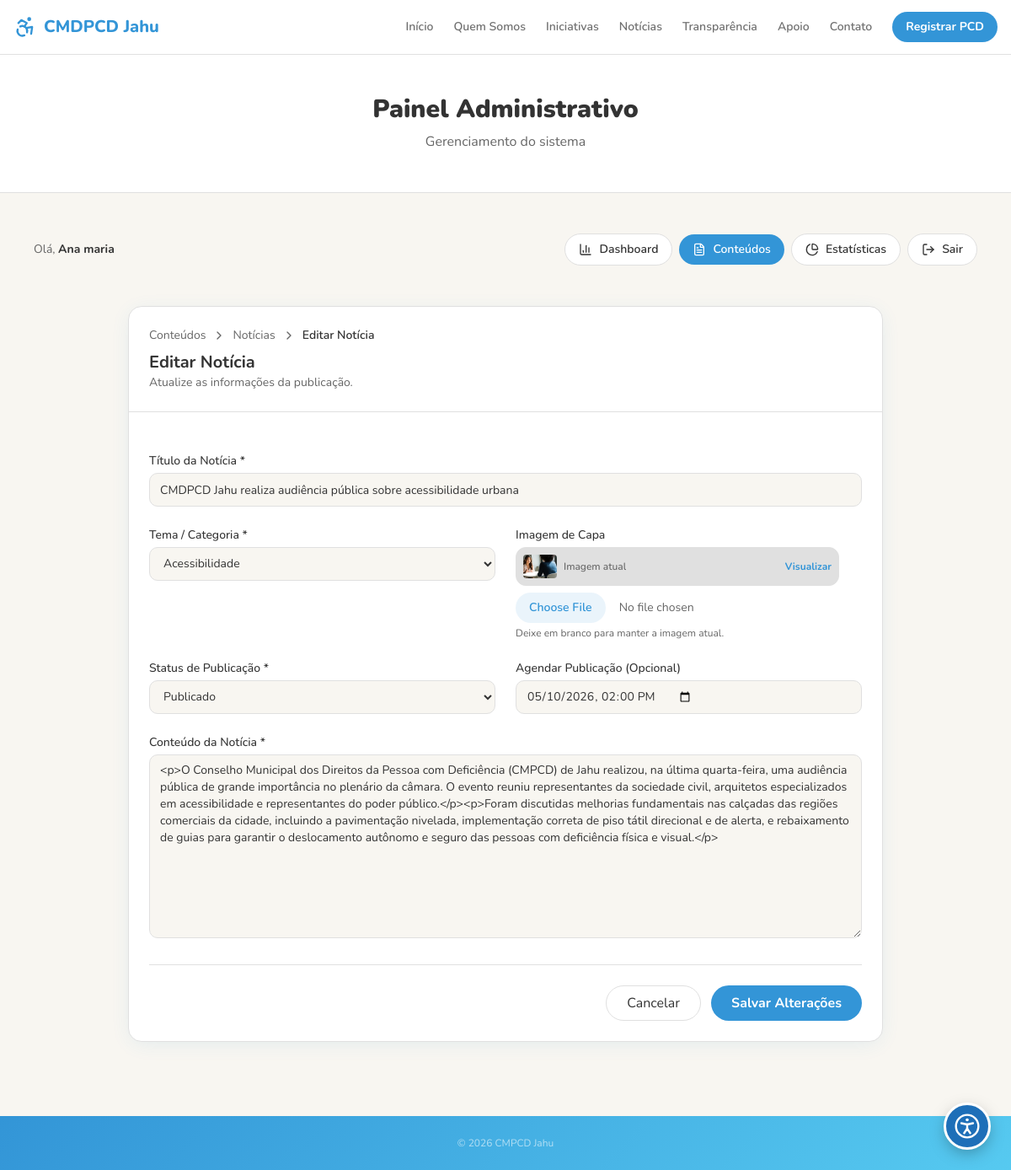
The page /admin/conteudos/noticias/edit?id=1 (signed in) on the database its author committed.
### tables this page shows
CREATE TABLE `noticias` (
  `id` bigint(20) NOT NULL AUTO_INCREMENT,
  `usuario_id` bigint(20) NOT NULL,
  `titulo` varchar(255) NOT NULL,
  `conteudo` text NOT NULL,
  `imagem_capa` varchar(255) DEFAULT NULL,
  `tema` enum('eventos','direitos','inclusao','saude','educacao','acessibilidade','emprego','informativos','outros') NOT NULL,
  `status` enum('rascunho','publicado','arquivado') DEFAULT 'rascunho',
  `data_publicacao` datetime DEFAULT NULL,
  `criado_em` timestamp NOT NULL DEFAULT current_timestamp(),
  `atualizado_em` timestamp NOT NULL DEFAULT current_timestamp() ON UPDATE current_timestamp(),
  `deletado_em` datetime DEFAULT NULL,
  PRIMARY KEY (`id`),
  KEY `fk_noticia_usuario` (`usuario_id`),
  CONSTRAINT `fk_noticia_usuario` FOREIGN KEY (`usuario_id`) REFERENCES `usuarios` (`id`)
);

### app/controllers/ConteudoController.php (called while the page is built, shortened)
<?php
class ConteudoController {
    private $noticiaModel;
    public function __construct() {
        $this->noticiaModel = new Noticia();
    }
    public function editNoticia() {
        $id = $_GET['id'] ?? null;
        $noticia = $this->noticiaModel->find($id);
        $error = $_SESSION['error_msg'] ?? null;
        view('admin/conteudos/noticias/edit', [
            'activeTab' => 'conteudos',
            'noticia' => $noticia,
            'error' => $error
        ]);
    }
}

### config/Database.php (called while the page is built, shortened)
<?php
class Database {
    private static $instance = null;
    public static function getConnection() {
        if (self::$instance === null) {
            $local = is_file(__DIR__ . '/db.local.php') ? (require __DIR__ . '/db.local.php') : [];
            $host = $local['host'] ?? (getenv('DB_HOST') ?: 'localhost');
            $dbname = $local['dbname'] ?? (getenv('DB_NAME') ?: 'cmpcd_jau');
            $user = $local['user'] ?? (getenv('DB_USER') ?: 'root');
            $isProduction = (getenv('APP_ENV') === 'production') || (!empty($_SERVER['APP_ENV']) && $_SERVER['APP_ENV'] === 'production');
            if (isset($local['pass'])) {
                $passwords = [$local['pass']];
            } elseif (getenv('DB_PASS') !== false && getenv('DB_PASS') !== null) {
                $passwords = [getenv('DB_PASS')];
            } elseif ($isProduction) {
                throw new Exception('Configuração insegura: defina DB_PASS ou crie config/db.local.php com uma senha forte.');
            } else {
                $passwords = ['root', ''];
            }
            $pdo = null;
            foreach ($passwords as $password) {
                try {
                    $pdo = new PDO(
                        "mysql:host=$host;dbname=$dbname;charset=utf8mb4",
                        $user,
                        $password,
                        [
                            PDO::ATTR_ERRMODE => PDO::ERRMODE_EXCEPTION,
                            PDO::ATTR_DEFAULT_FETCH_MODE => PDO::FETCH_ASSOC,
                            PDO::ATTR_EMULATE_PREPARES => false,
                        ]
                    );
                    break;
                } catch (PDOException $e) {
                    if ($e->getCode() == 1049) {
                        try {
                            $tempPdo = new PDO(
                                "mysql:host=$host;charset=utf8mb4",
                                $user,
                                $password,
                                [PDO::ATTR_ERRMODE => PDO::ERRMODE_EXCEPTION]
                            );
                            $tempPdo->exec("CREATE DATABASE IF NOT EXISTS $dbname CHARACTER SET utf8mb4 COLLATE utf8mb4_unicode_ci");
                            $pdo = new PDO(
                                "mysql:host=$host;dbname=$dbname;charset=utf8mb4",
                                $user,
                                $password,
                                [
                                    PDO::ATTR_ERRMODE => PDO::ERRMODE_EXCEPTION,
                                    PDO::ATTR_DEFAULT_FETCH_MODE => PDO::FETCH_ASSOC,
                                    PDO::ATTR_EMULATE_PREPARES => false,
                                ]
                            );
                            $connected = true;
                            break;
                        } catch (PDOException $ex) {
                        }
                    }
                }
            }
            self::$instance = $pdo;
        }
        return self::$instance;
    }
}

### app/models/Noticia.php (called while the page is built, shortened)
<?php
class Noticia {
    private $db;
    public function __construct() {
        $this->db = Database::getConnection();
    }
    public function find($id) {
        $stmt = $this->db->prepare("
            SELECT n.*, COALESCE(u.nome_completo, 'CMDPCD Jahu') as autor_nome
            FROM noticias n
            LEFT JOIN usuarios u ON n.usuario_id = u.id
            WHERE n.id = ? AND n.deletado_em IS NULL
        ");
        $stmt->execute([$id]);
        return $stmt->fetch();
    }
}

### app/views/admin/conteudos/noticias/edit.php (the view, shortened to what this page needs)
<?php require_once __DIR__ . '/../../../partials/admin_header.php'; ?>
<div class="bg-card rounded-2xl border border-border overflow-hidden max-w-4xl mx-auto mb-10" style="box-shadow: var(--card-shadow)">
  <div class="p-6 border-b border-border">
    <div class="flex items-center gap-2 text-sm text-muted-foreground mb-2">
      <a href="<?= BASE_URL ?>/admin/conteudos" class="hover:text-primary transition-colors">Conteúdos</a>
      <i data-lucide="chevron-right" class="w-4 h-4"></i>
      <a href="<?= BASE_URL ?>/admin/conteudos/noticias" class="hover:text-primary transition-colors">Notícias</a>
      <i data-lucide="chevron-right" class="w-4 h-4"></i>
      <span class="text-foreground font-semibold">Editar Notícia</span>
    </div>
    <h2 class="text-xl font-bold">Editar Notícia</h2>
    <p class="text-sm text-muted-foreground">Atualize as informações da publicação.</p>
  </div>
  <form action="<?= BASE_URL ?>/admin/conteudos/noticias/update" method="POST" enctype="multipart/form-data" class="p-6 space-y-6">
    <div class="grid sm:grid-cols-2 gap-6">
      <div class="sm:col-span-2">
        <label class="block text-sm font-medium mb-1">Título da Notícia *</label>
        <input type="text" name="titulo" required value="<?= htmlspecialchars($noticia['titulo']) ?>" class="flex h-10 w-full rounded-md border border-input bg-background px-3 py-2 text-sm">
      </div>
      <div>
        <label class="block text-sm font-medium mb-1">Tema / Categoria *</label>
        <select name="tema" required class="flex h-10 w-full rounded-md border border-input bg-background px-3 py-2 text-sm">
          <option value="acessibilidade" <?= ($noticia['tema'] === 'acessibilidade') ? 'selected' : '' ?>>Acessibilidade</option>
        </select>
      </div>
      <div>
        <label class="block text-sm font-medium mb-1">Imagem de Capa</label>
        <?php if ($noticia['imagem_capa']): ?>
          <div class="mb-2 p-2 bg-muted rounded-xl flex items-center justify-between text-xs border border-border max-w-sm">
            <div class="flex items-center gap-2 truncate">
              <img src="<?= BASE_URL . '/' . htmlspecialchars($noticia['imagem_capa']) ?>" alt="Capa" class="w-10 h-7 object-cover rounded">
              <span class="truncate font-medium text-muted-foreground">Imagem atual</span>
            </div>
            <a href="<?= BASE_URL . '/' . htmlspecialchars($noticia['imagem_capa']) ?>" target="_blank" class="text-primary font-bold hover:underline inline-flex items-center gap-1">
              Visualizar
            </a>
          </div>
        <?php endif; ?>
        <input type="file" name="imagem_capa" accept=".jpg,.jpeg,.png,.gif" class="text-sm block w-full text-muted-foreground file:mr-4 file:py-2 file:px-4 file:rounded-full file:border-0 file:text-sm file:font-semibold file:bg-primary/10 file:text-primary hover:file:bg-primary/20">
        <p class="text-xs text-muted-foreground mt-1">Deixe em branco para manter a imagem atual.</p>
      </div>
      <div>
        <label class="block text-sm font-medium mb-1">Status de Publicação *</label>
        <select name="status" required class="flex h-10 w-full rounded-md border border-input bg-background px-3 py-2 text-sm">
          <option value="publicado" <?= ($noticia['status'] === 'publicado') ? 'selected' : '' ?>>Publicado</option>
        </select>
      </div>
      <div>
        <?php
          $dataPubVal = '';
          if ($noticia['data_publicacao']) {
            $dataPubVal = date('Y-m-d\TH:i', strtotime($noticia['data_publicacao']));
          }
        ?>
        <label class="block text-sm font-medium mb-1">Agendar Publicação (Opcional)</label>
        <input type="datetime-local" name="data_publicacao" value="<?= htmlspecialchars($dataPubVal) ?>" class="flex h-10 w-full rounded-md border border-input bg-background px-3 py-2 text-sm">
      </div>
      <div class="sm:col-span-2">
        <label class="block text-sm font-medium mb-1">Conteúdo da Notícia *</label>
        <textarea name="conteudo" required rows="10" class="w-full rounded-md border border-input bg-background px-3 py-2 text-sm" placeholder="Escreva o texto completo da notícia aqui..."><?= htmlspecialchars($noticia['conteudo']) ?></textarea>
      </div>
    </div>
    <div class="flex justify-end gap-3 pt-6 border-t border-border">
      <a href="<?= BASE_URL ?>/admin/conteudos/noticias" class="px-6 py-2 border border-border text-foreground rounded-full hover:bg-muted transition-colors">
        Cancelar
      </a>
      <button type="submit" class="px-6 py-2 bg-primary text-primary-foreground font-bold rounded-full hover:bg-primary/90 transition-colors">
        Salvar Alterações
      </button>
    </div>
  </form>
</div>
<?php require_once __DIR__ . '/../../../partials/admin_footer.php'; ?>

### public/css/utilitarios.css (style rules this page uses)
.justify-end { justify-content:flex-end }
.max-w-sm { max-width:24rem }

### rows shown on the page
noticias: titulo "CMDPCD Jahu realiza audiência pública sobre acessibilidade urbana", tema "Acessibilidade", imagem_capa (picture), status "Publicado", data_publicacao "05/10/2026 14:00", conteudo "<p>O Conselho Municipal dos Direitos da Pessoa com Deficiência (CMPCD) de Jahu realizou, na última quarta-feira, uma audiência pública de grande importância no plenário da câmara. O evento reuniu representantes da sociedade civil, arquitetos especializados em acessibilidade e representantes do poder público.</p><p>Foram discutidas melhorias fundamentais nas calçadas das regiões comerciais da cidade, incluindo a pavimentação nivelada, implementação correta de piso tátil direcional e de alerta, e rebaixamento de guias para garantir o deslocamento autônomo e seguro das pessoas com deficiência física e visual.</p>"

### other values the page prints
$_SESSION['user_name'] "Ana maria"
